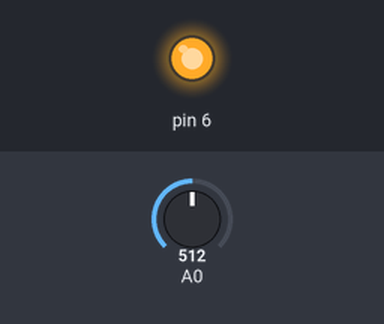
Bench run of a sketch on a simulated Arduino Uno, built with avr-gcc and run on an emulated ATmega328P. Parts: output pins drawn as LEDs (lit = HIGH). The inputs (shaded band) are chosen by the test bench; at power-on: A0 = 512.

Above: at 1.2 s.
1.3 s: A0 set to 125
2.8 s: A0 set to 102
At 3.6 s:
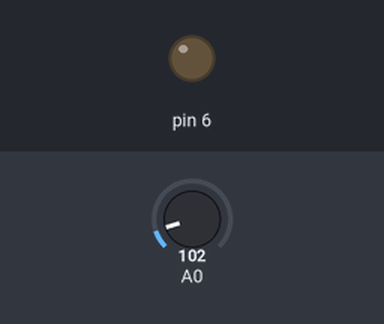
4.3 s: A0 set to 122
At 4.8 s:
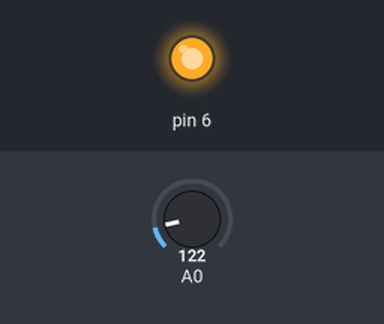
5.8 s: A0 set to 0
At 7.1 s:
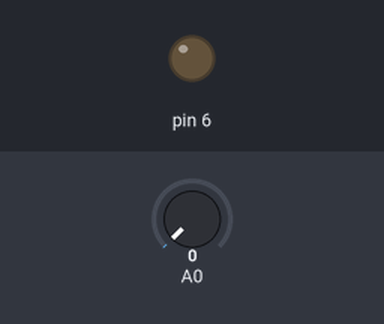
Timing chart, 0 to 8.3 s (numbered marks = the images above; inputs shaded):
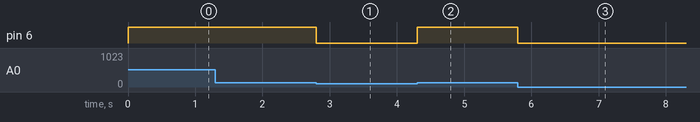

The sketch:

knight_rider_led_circut.ino
```cpp
void setup()
{
  pinMode(6, OUTPUT);
  pinMode(A0, INPUT);
}

void loop()
{
  int reading = analogRead(A0);
  float voltage = reading * 5.0;
  voltage /= 1024.0;
  float tempC = (voltage - 0.5) * 100 ;
  float tempK = tempC + 273;
  if(tempK >= 279 )
  {
    digitalWrite(6,HIGH);
  }
  else
  {
    digitalWrite(6,LOW);
  }
}
```

Measured:
- the behaviour switches between 115 and 114 on A0 (found by bisection; images 0 and 1)
- after the input at 1.3 s, every drawn part: stays the same
- after the input at 2.8 s, pin 6: HIGH → LOW at once
- after the input at 4.3 s, pin 6: LOW → HIGH at once
- after the input at 5.8 s, pin 6: HIGH → LOW at once
